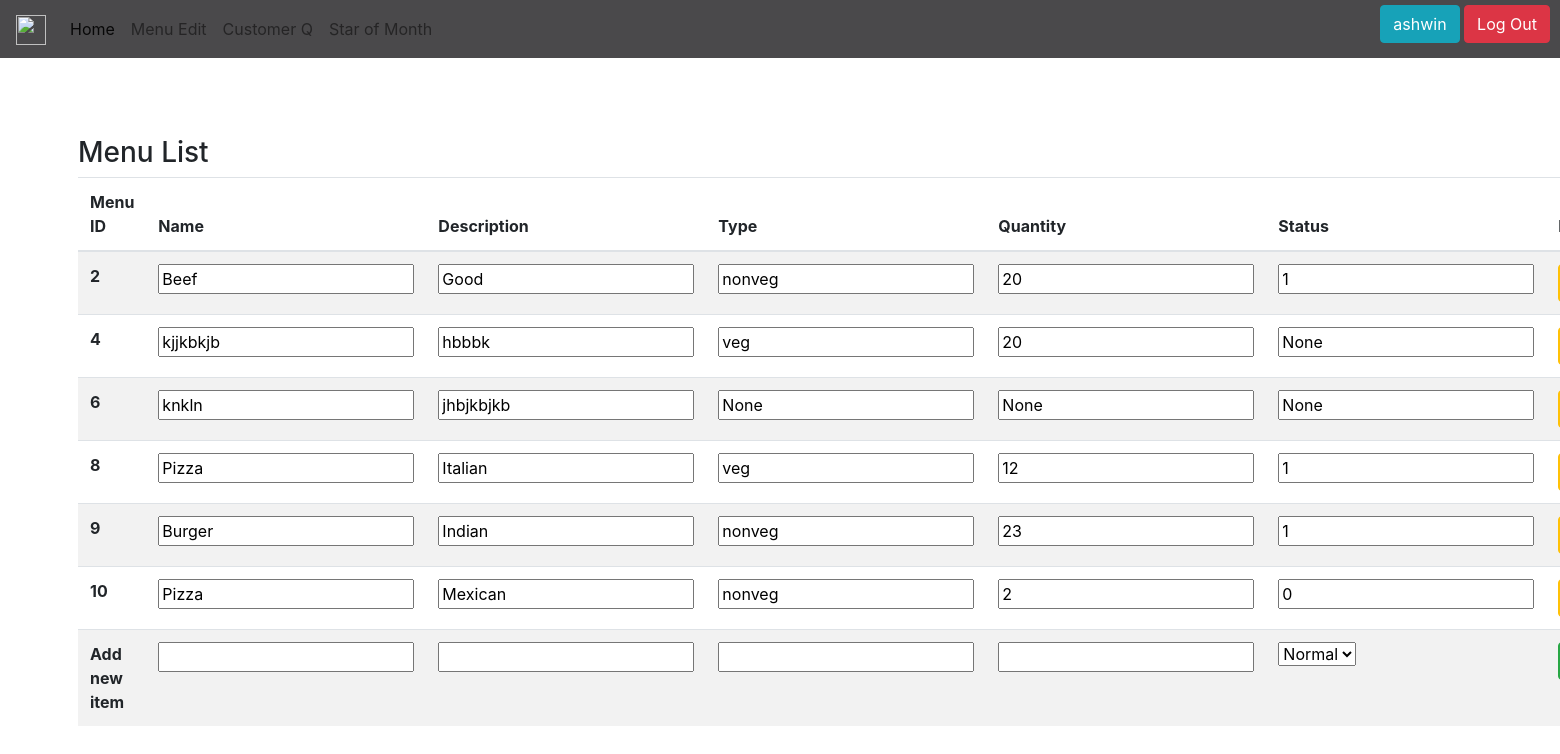
Before: /staff/menuedit/ (signed in) with the older database file.
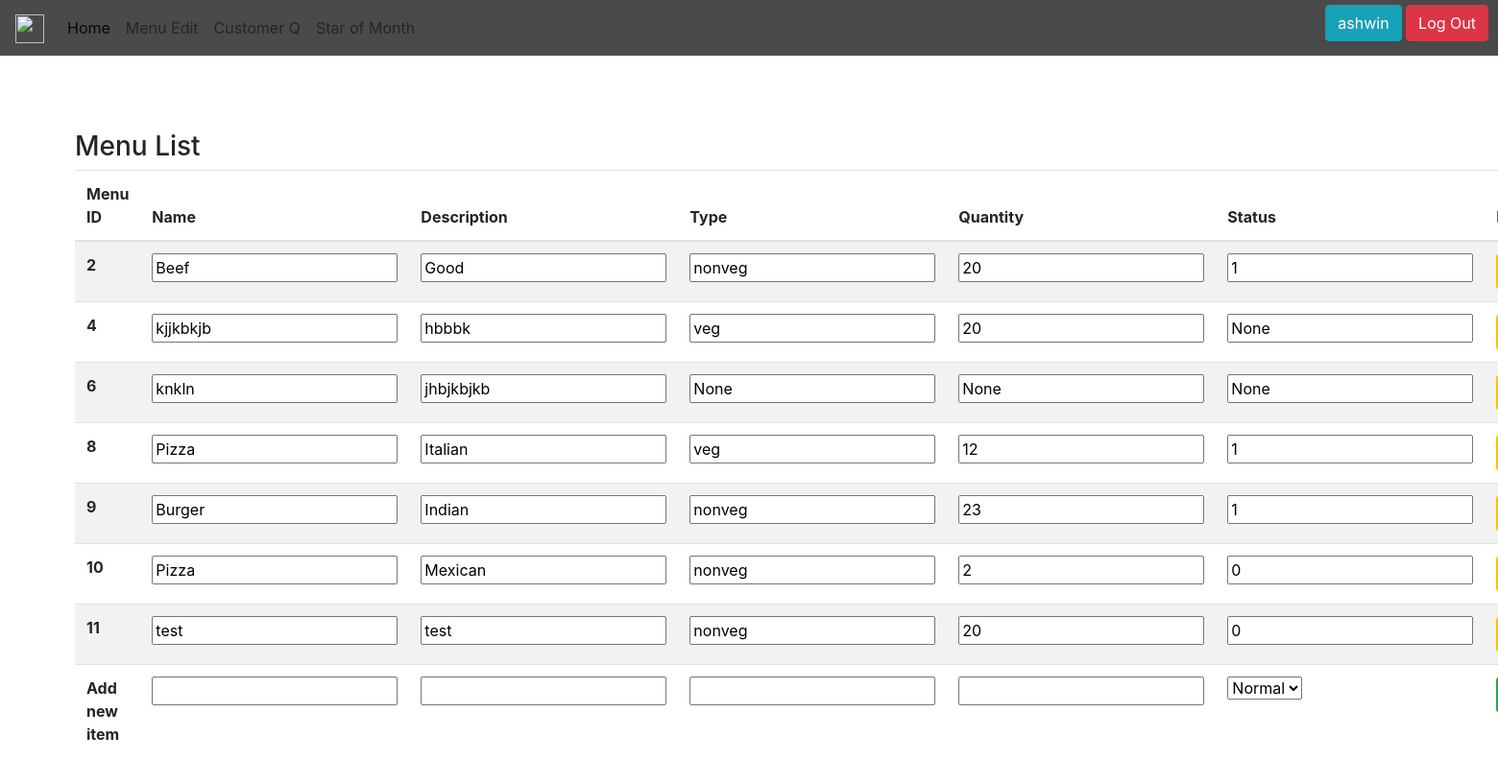
After: the same page with the newer database file.
### restaurant/models.py (models this page shows, shortened)
class Menu(models.Model):
    image = models.CharField(max_length=30)
    name = models.CharField(max_length=30)
    description = models.CharField(max_length=200)
    type = models.CharField(null=True,max_length=200)
    quantity = models.IntegerField(null=True)
    status=models.IntegerField(null=True,default=0)

### staff/views.py (the view, shortened to what this page needs)
# urls.py: path('menuedit/',views.menuEditPage, name='menuEditPage'),
def menuEditPage(request):
    if request.user.is_authenticated and request.user.is_staff == True:
        menu= Menu.objects.values()
        context = {
            'menu':menu,
        }
        return render(request, 'menuedit.html',context)
    else:
        return redirect('login')

### staff/templates/menuedit.html (shortened to what this page needs)
<!doctype html>
<html lang="en">
  <head>
    <link rel="stylesheet" href="https://cdn.jsdelivr.net/npm/bootstrap@4.0.0/dist/css/bootstrap.min.css">
  </head>
  <body>
    {% extends './header.html' %}
    {% block content %}
    <div style="margin: 5%;">
    <h3>Menu List</h3>
    <div>
        <table class="table table-striped">
            <thead>
              <tr>
                <th scope="col">Menu ID</th>
                <th scope="col">Name</th>
                <th scope="col">Description</th>
                <th scope="col">Type</th>
                <th scope="col">Quantity</th>
                <th scope="col">Status</th>
                <th scope="col">Edit</th>
              </tr>
            </thead>
            <tbody>
                {% for x in menu %}
              <tr>
                <form method="post">
                <th scope="row">{{x.id}}</th>
                <td><input value={{x.name}} name="name"></td>
                <td><input value={{x.description}} name="description"></td>
                <td><input value={{x.type}} name="type"></td>
                <td><input value={{x.quantity}} name="quantity"></td>
                <td><input value={{x.status}} name="status"></td>
                <td><button type="submit" name="edit" class="btn btn-warning">Update</button></td>
            </form>
              </tr>
              {% endfor %}
              <tr>
                <form method="post">
                <th scope="row">Add new item</th>
                <td><input  name="name"></td>
                <td><input name="description"></td>
                <td><input  name="type"></td>
                <td><input  name="quantity"></td>
                <td><select name="status" id="status">
                  <option value="0">Normal</option>
                </select></td>
                <td><button type="submit" name="add" class="btn btn-success">Add</button></td>
            </form>
              </tr>
            </tbody>
          </table>
    </div>
    </div>
    {% endblock content %}

Changed rows visible on the page:
added Menu: id "11", name "test", description "test", type "nonveg", quantity "20", status "0"
